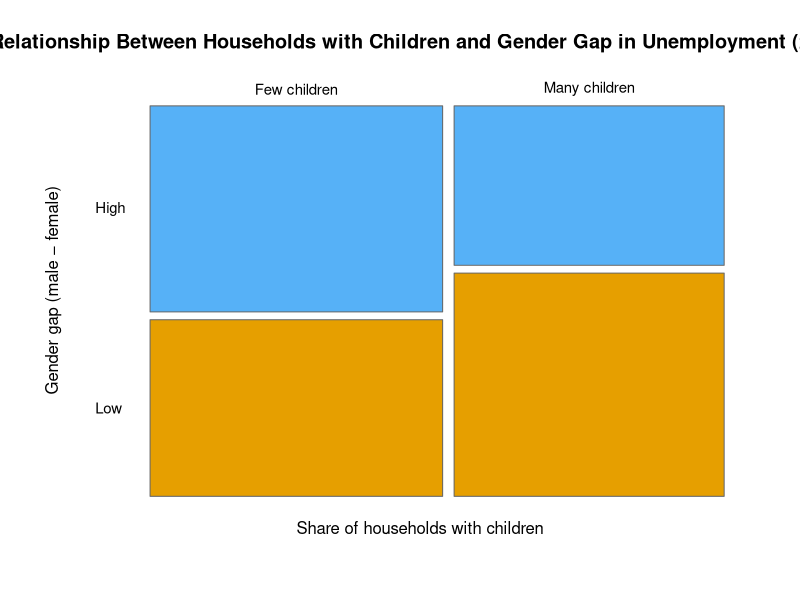

Reproduce this figure in R.
library(tidyverse)
library(readxl)
library(ggrepel)

data_ar <- read_excel("data/raw/export_ar.xlsx", sheet = 2)
data_be <- read_excel("data/raw/export_be.xlsx", sheet = 2)

# Clean unemployment data (male/female)
data_ar_clean <- data_ar %>%
  select(Indikator, Ausprägung, Jahr, Raumbezug, Indikatorwert) %>%
  filter(
    Indikator == "Arbeitslose - Anteil",
    Ausprägung %in% c("weiblich", "männlich"),
    Jahr == 2024
  ) %>%
  mutate(Indikatorwert = as.numeric(str_replace(Indikatorwert, ",", "."))) %>%
  pivot_wider(
    names_from = Ausprägung,
    values_from = Indikatorwert,
    names_prefix = "arbeitslos_"
  ) %>%
  mutate(geschlechter_diff = arbeitslos_männlich - arbeitslos_weiblich) %>%
  filter(Raumbezug != "Stadt München")

# Clean data for households with children
data_be_clean <- data_be %>%
  select(Indikator, Ausprägung, Jahr, Raumbezug, Indikatorwert) %>%
  filter(
    Indikator == "Haushalte mit Kindern",
    Ausprägung == "insgesamt",
    Jahr == 2024
  ) %>%
  mutate(Indikatorwert = as.numeric(str_replace(Indikatorwert, ",", "."))) %>%
  filter(Raumbezug != "Stadt München")

# Merge both datasets
df <- inner_join(data_ar_clean, data_be_clean, by = c("Jahr", "Raumbezug"))

# Split continuous variables into two groups (above/below median)
median_diff <- median(df$geschlechter_diff, na.rm = TRUE)
median_kinder <- median(df$Indikatorwert, na.rm = TRUE)

df_mosaic2 <- df %>%
  mutate(
    diff_grp = ifelse(geschlechter_diff > median_diff, "High", "Low"),
    kinder_grp = ifelse(Indikatorwert > median_kinder, "Many children", "Few children")
  )

# Create contingency table
tab2 <- table(df_mosaic2$kinder_grp, df_mosaic2$diff_grp)
tab2

# Chi-square test for independence
chisq.test(tab2)
# p-value < 0.05 → statistically significant association
# p-value > 0.05 → no significant association (only a weak visual trend)

# Basic mosaic plot
mosaicplot(
  tab2,
  color = c("#56B1F7", "#E69F00"),
  main = "Relationship Between Households with Children and Gender Gap in Unemployment (2024)",
  xlab = "Share of households with children",
  ylab = "Gender gap (male − female)",
  las = 1,
  border = "grey40",
  cex.main = 0.9,   # smaller title
  cex.axis = 0.9,   # smaller axis text
  cex.lab = 0.9     # smaller axis labels
)
